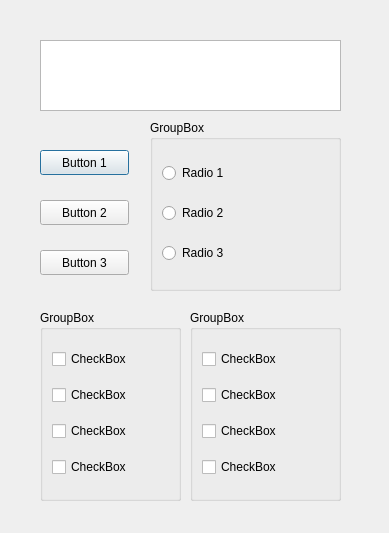
<?xml version="1.0" encoding="UTF-8"?>
<ui version="4.0">
 <class>Dialog</class>
 <widget class="QDialog" name="Dialog">
  <property name="geometry">
   <rect>
    <x>0</x>
    <y>0</y>
    <width>389</width>
    <height>533</height>
   </rect>
  </property>
  <property name="windowTitle">
   <string>Dialog</string>
  </property>
  <widget class="QTextEdit" name="textEdit">
   <property name="geometry">
    <rect>
     <x>40</x>
     <y>40</y>
     <width>301</width>
     <height>71</height>
    </rect>
   </property>
  </widget>
  <widget class="QPushButton" name="pushButton_1">
   <property name="geometry">
    <rect>
     <x>40</x>
     <y>150</y>
     <width>89</width>
     <height>25</height>
    </rect>
   </property>
   <property name="text">
    <string>Button 1</string>
   </property>
  </widget>
  <widget class="QPushButton" name="pushButton_2">
   <property name="geometry">
    <rect>
     <x>40</x>
     <y>200</y>
     <width>89</width>
     <height>25</height>
    </rect>
   </property>
   <property name="text">
    <string>Button 2</string>
   </property>
  </widget>
  <widget class="QGroupBox" name="groupBox">
   <property name="geometry">
    <rect>
     <x>150</x>
     <y>120</y>
     <width>191</width>
     <height>171</height>
    </rect>
   </property>
   <property name="title">
    <string>GroupBox</string>
   </property>
   <layout class="QVBoxLayout" name="verticalLayout">
    <item>
     <widget class="QRadioButton" name="radio_1">
      <property name="text">
       <string>Radio 1</string>
      </property>
     </widget>
    </item>
    <item>
     <widget class="QRadioButton" name="radio_2">
      <property name="text">
       <string>Radio 2</string>
      </property>
     </widget>
    </item>
    <item>
     <widget class="QRadioButton" name="radio_3">
      <property name="text">
       <string>Radio 3</string>
      </property>
     </widget>
    </item>
   </layout>
  </widget>
  <widget class="QPushButton" name="pushButton_3">
   <property name="geometry">
    <rect>
     <x>40</x>
     <y>250</y>
     <width>89</width>
     <height>25</height>
    </rect>
   </property>
   <property name="text">
    <string>Button 3</string>
   </property>
  </widget>
  <widget class="QGroupBox" name="groupBox_2">
   <property name="geometry">
    <rect>
     <x>40</x>
     <y>310</y>
     <width>141</width>
     <height>191</height>
    </rect>
   </property>
   <property name="title">
    <string>GroupBox</string>
   </property>
   <layout class="QVBoxLayout" name="verticalLayout_2">
    <item>
     <widget class="QCheckBox" name="checkBox_1">
      <property name="text">
       <string>CheckBox</string>
      </property>
     </widget>
    </item>
    <item>
     <widget class="QCheckBox" name="checkBox_2">
      <property name="text">
       <string>CheckBox</string>
      </property>
     </widget>
    </item>
    <item>
     <widget class="QCheckBox" name="checkBox_3">
      <property name="text">
       <string>CheckBox</string>
      </property>
     </widget>
    </item>
    <item>
     <widget class="QCheckBox" name="checkBox_4">
      <property name="text">
       <string>CheckBox</string>
      </property>
     </widget>
    </item>
   </layout>
  </widget>
  <widget class="QGroupBox" name="groupBox_3">
   <property name="geometry">
    <rect>
     <x>190</x>
     <y>310</y>
     <width>151</width>
     <height>191</height>
    </rect>
   </property>
   <property name="title">
    <string>GroupBox</string>
   </property>
   <layout class="QVBoxLayout" name="verticalLayout_3">
    <item>
     <widget class="QCheckBox" name="checkBox_5">
      <property name="text">
       <string>CheckBox</string>
      </property>
     </widget>
    </item>
    <item>
     <widget class="QCheckBox" name="checkBox_6">
      <property name="text">
       <string>CheckBox</string>
      </property>
     </widget>
    </item>
    <item>
     <widget class="QCheckBox" name="checkBox_7">
      <property name="text">
       <string>CheckBox</string>
      </property>
     </widget>
    </item>
    <item>
     <widget class="QCheckBox" name="checkBox_8">
      <property name="text">
       <string>CheckBox</string>
      </property>
     </widget>
    </item>
   </layout>
  </widget>
 </widget>
 <resources/>
 <connections/>
</ui>
